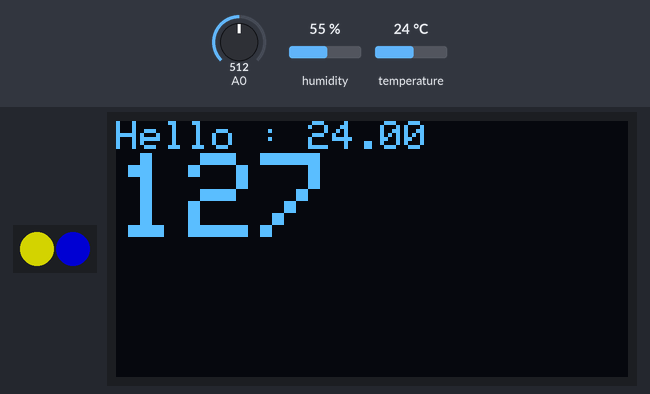
This sketch was run on a simulated Arduino Uno, built with avr-gcc and run on an emulated ATmega328P. Shown: 2 RGB LEDs in strip order, left to right, 128×64 one-colour display. Inputs (shaded band) come from the test bench; at power-on: temperature 24 °C, A0 = 512, humidity 55 %. Dim RGB values are drawn brighter than linear.

Above: at 1.2 s.
1.3 s: temperature set to 12 °C
At 3.1 s:
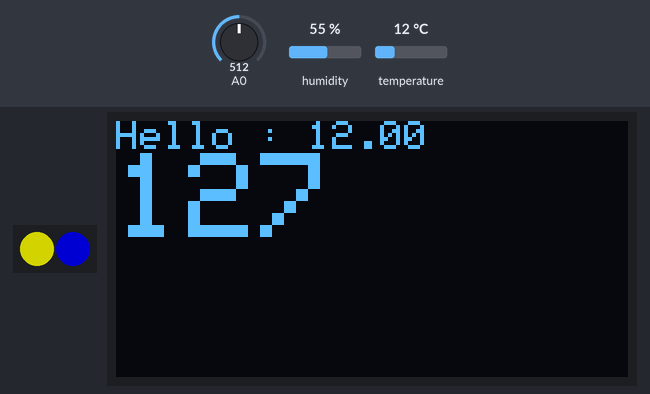
3.5 s: A0 set to 6
At 4.6 s:
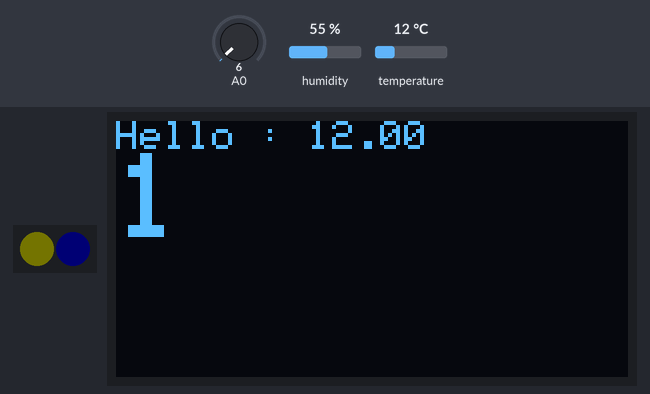
5.0 s: A0 set to 3
At 6.2 s:
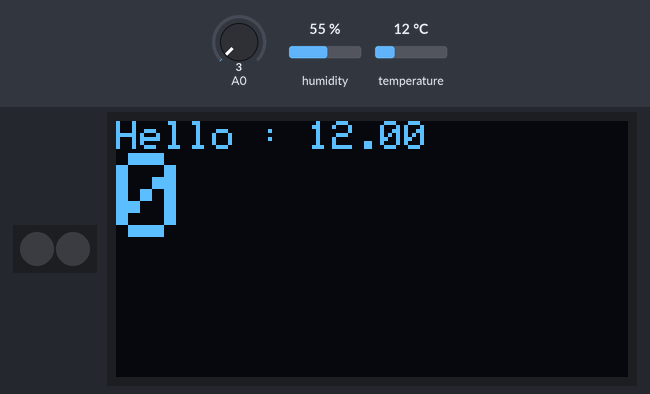
6.5 s: temperature set to 19 °C
9.6 s: temperature set to 28 °C
At 11.1 s:
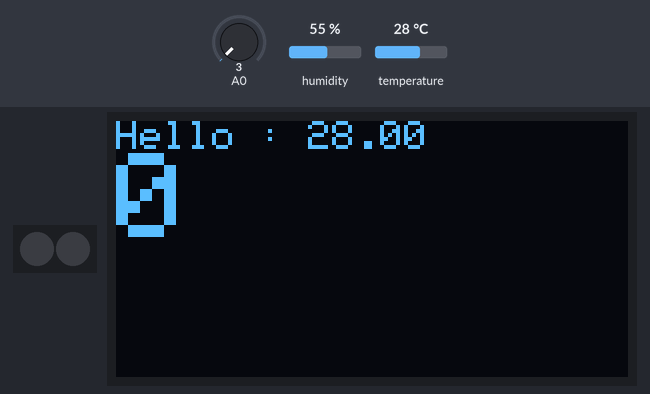
11.7 s: A0 set to 122
At 12.6 s:
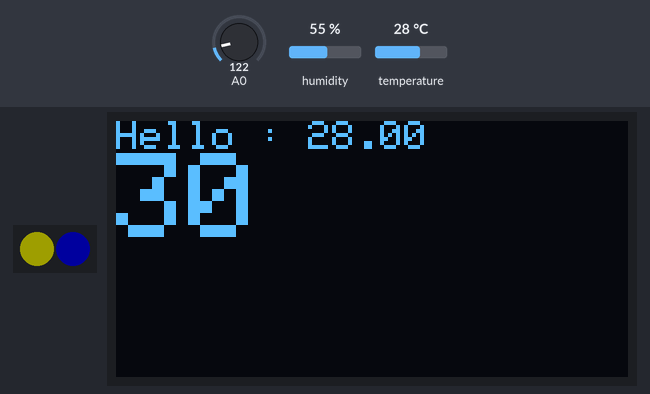
Timing chart, 0 to 14.2 s (numbered marks = the images above; inputs shaded):
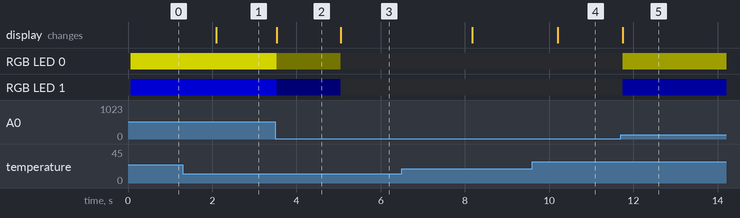

Measured:
- the behaviour switches between 5 and 4 on A0 (found by bisection; images 2 and 3)
- after the input at 1.3 s, the display: changes after 0.79 s (image 1)
- after the input at 3.5 s, RGB LED 0: RGB(127, 127, 0) → RGB(1, 1, 0) at once; RGB LED 1: RGB(0, 0, 127) → RGB(0, 0, 1) at once; the display: changes at once (image 2)
- after the input at 5.0 s, RGB LED 0: RGB(1, 1, 0) → off after 0.05 s; RGB LED 1: RGB(0, 0, 1) → off after 0.05 s; the display: changes after 0.05 s (image 3)
- after the input at 9.6 s, the display: changes after 0.61 s (image 4)
- after the input at 11.7 s, RGB LED 0: off → RGB(30, 30, 0) after 0.05 s; RGB LED 1: off → RGB(0, 0, 30) after 0.05 s; the display: changes after 0.05 s (image 5)

The sketch:

OLED.ino
```cpp
#include <Wire.h>
#include <SPI.h>
#include <Adafruit_GFX.h>
#include <Adafruit_SSD1306.h>
#include <Adafruit_NeoPixel.h>
#include "DHT.h"
#define SCREEN_WIDTH 128
#define SCREEN_HEIGHT 64
#define OLED_RESET  -1
#define NUMSLEDs 2
#define PINSLEDs 10

DHT dht;

Adafruit_SSD1306 display(SCREEN_WIDTH,SCREEN_HEIGHT,&Wire,-1);
Adafruit_NeoPixel SLEDs = Adafruit_NeoPixel(NUMSLEDs,PINSLEDs,NEO_GRB+NEO_KHZ800);
void setup() {
  Serial.begin(115200);
  pinMode(PINSLEDs,OUTPUT);
  SLEDs.begin();
  SLEDs.show();
  if(!display.begin(SSD1306_SWITCHCAPVCC,0x3C)){
    Serial.println(F("SSD 1306 allocation failed"));
    for(;;){}
  }
  display.clearDisplay();
  display.setTextColor(WHITE);
  dht.setup(12);
}

void loop() {
  display.clearDisplay();
  int val = map(analogRead(A0),0,1023,0,255);
  SLEDs.setPixelColor(0,SLEDs.Color(val,val,0));
  SLEDs.setPixelColor(1,SLEDs.Color(0,0,val));
  SLEDs.show();
  float temperature = dht.getTemperature();
  display.setTextSize(1);
  display.setCursor(0,0);

  display.print("Hello : ");
  display.println(temperature);
  display.setTextSize(3);
  display.println(val);
  display.display();

}
```
